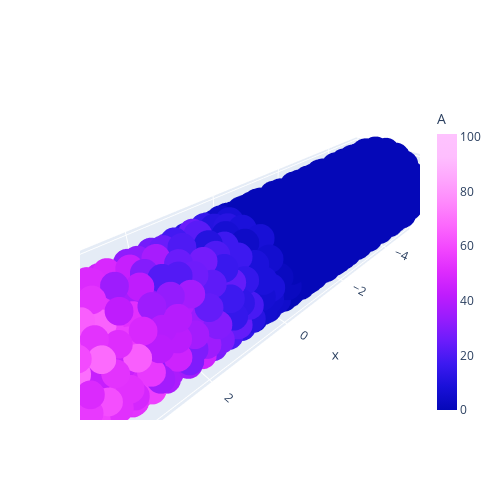

Notebook code cell kept with this figure:
### Code cell
result.plot_species("A", t_ndx=-1, size=10)

### Figure 1 — Plotly figure (JSON) as saved in the notebook; plotly's stock layout.template omitted (floating-point values rounded to 4 significant figures; data arrays with more than 128 entries replaced by an {"elided": "..."} marker saying what was removed)
{"data": [{"marker": {"color": {"elided": "1059 int values"}, "colorbar": {"thickness": 20, "title": {"text": "A"}}, "colorscale": [[0, "#0508b8"], [0.08333, "#1910d8"], [0.1667, "#3c19f0"], [0.25, "#6b1cfb"], [0.3333, "#981cfd"], [0.4167, "#bf1cfd"], [0.5, "#dd2bfd"], [0.5833, "#f246fe"], [0.6667, "#fc67fd"], [0.75, "#fe88fc"], [0.8333, "#fea5fd"], [0.9167, "#febefe"], [1, "#fec3fe"]], "size": 10}, "mode": "markers", "name": "A", "type": "scatter3d", "x": {"elided": "1059 float values"}, "y": {"elided": "1059 float values"}, "z": {"elided": "1059 float values"}}], "layout": {"height": 500, "scene": {"aspectmode": "data"}, "width": 500, "xaxis": {"range": [-5, 5]}, "yaxis": {"range": [-1, 1.0]}}}
